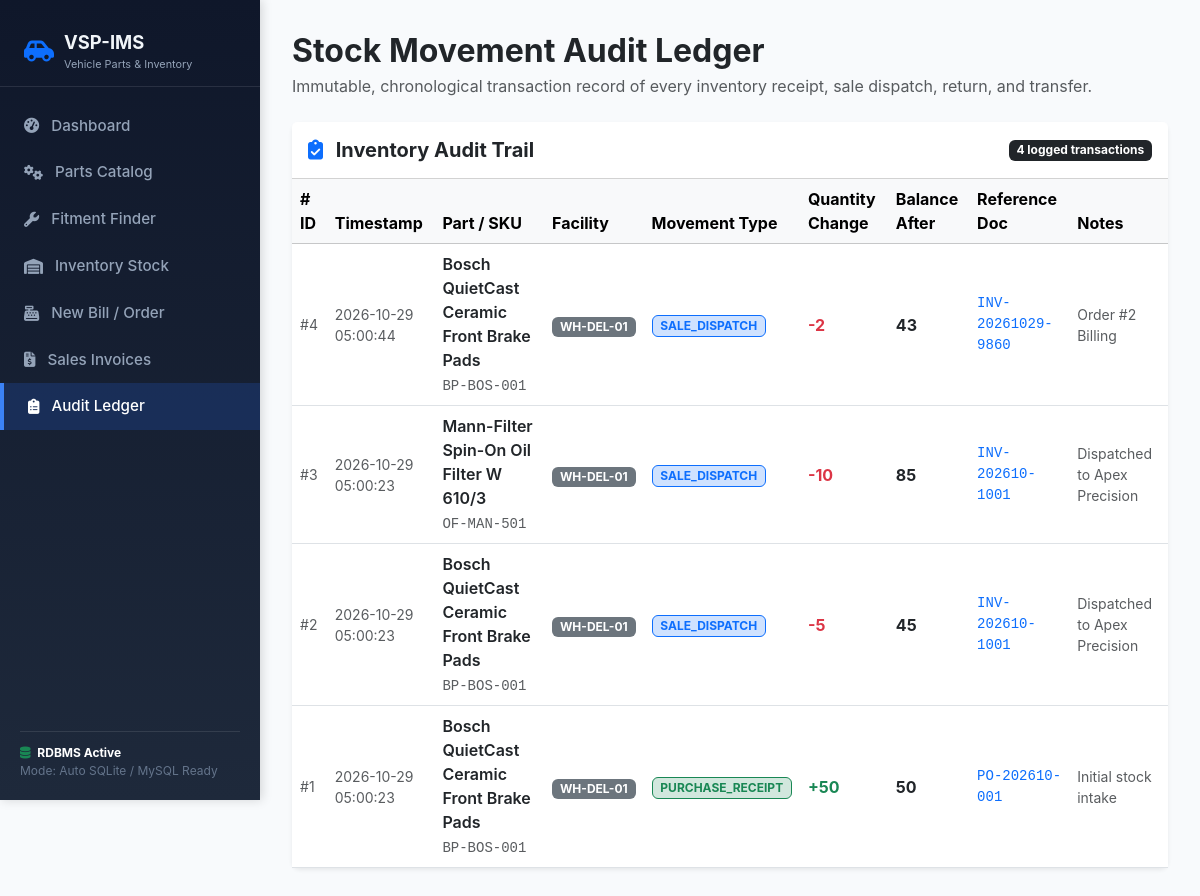
Screenshot of /audit with the database file from the repository.
### tables this page shows
CREATE TABLE stock_movements (
        movement_id INTEGER PRIMARY KEY AUTOINCREMENT,
        part_id INTEGER NOT NULL,
        warehouse_id INTEGER NOT NULL,
        movement_type TEXT NOT NULL,
        quantity_changed INTEGER NOT NULL,
        balance_after_movement INTEGER NOT NULL,
        reference_id TEXT,
        notes TEXT,
        created_at TIMESTAMP DEFAULT CURRENT_TIMESTAMP,
        FOREIGN KEY (part_id) REFERENCES parts(part_id),
        FOREIGN KEY (warehouse_id) REFERENCES warehouses(warehouse_id)
    );

CREATE TABLE parts (
        part_id INTEGER PRIMARY KEY AUTOINCREMENT,
        part_number TEXT NOT NULL UNIQUE,
        part_name TEXT NOT NULL,
        category_id INTEGER NOT NULL,
        brand_id INTEGER NOT NULL,
        description TEXT,
        unit_of_measure TEXT DEFAULT 'PIECE',
        cost_price REAL NOT NULL CHECK (cost_price >= 0),
        selling_price REAL NOT NULL CHECK (selling_price >= cost_price),
        min_stock_level INTEGER NOT NULL DEFAULT 5,
        max_stock_level INTEGER NOT NULL DEFAULT 100,
        warranty_months INTEGER DEFAULT 12,
        is_active BOOLEAN DEFAULT 1,
        created_at TIMESTAMP DEFAULT CURRENT_TIMESTAMP,
        FOREIGN KEY (category_id) REFERENCES categories(category_id),
        FOREIGN KEY (brand_id) REFERENCES brands(brand_id)
    );

CREATE TABLE warehouses (
        warehouse_id INTEGER PRIMARY KEY AUTOINCREMENT,
        warehouse_code TEXT NOT NULL UNIQUE,
        warehouse_name TEXT NOT NULL,
        contact_phone TEXT,
        contact_email TEXT,
        city TEXT NOT NULL,
        state TEXT,
        country TEXT DEFAULT 'India',
        address_line TEXT,
        is_active BOOLEAN DEFAULT 1,
        created_at TIMESTAMP DEFAULT CURRENT_TIMESTAMP
    );

### app.py (the view)
@app.route('/audit')
def audit_ledger():
    conn = database.get_connection()
    cursor = conn.cursor()
    cursor.execute("""
        SELECT
            sm.movement_id, sm.created_at, p.part_number, p.part_name,
            w.warehouse_code, sm.movement_type, sm.quantity_changed,
            sm.balance_after_movement, sm.reference_id, sm.notes
        FROM stock_movements sm
        JOIN parts p ON sm.part_id = p.part_id
        JOIN warehouses w ON sm.warehouse_id = w.warehouse_id
        ORDER BY sm.movement_id DESC
        LIMIT 100
    """)
    movements = cursor.fetchall()
    conn.close()
    return render_template('audit.html', movements=movements)

### database.py (called while the page is built)
def get_connection():
    conn = sqlite3.connect(DB_FILE)
    conn.row_factory = sqlite3.Row
    conn.execute("PRAGMA foreign_keys = ON;")
    return conn

### templates/audit.html (shortened to what this page needs)
{% extends 'base.html' %}
{% block content %}
<div class="mb-4">
    <h2 class="fw-bold mb-1">Stock Movement Audit Ledger</h2>
    <p class="text-muted mb-0">Immutable, chronological transaction record of every inventory receipt, sale dispatch, return, and transfer.</p>
</div>
<div class="card border-0 shadow-sm rounded-3">
    <div class="card-header bg-white py-3 d-flex justify-content-between align-items-center">
        <h5 class="fw-bold mb-0 text-dark">
            <i class="fa-solid fa-clipboard-check text-primary me-2"></i> Inventory Audit Trail
        </h5>
        <span class="badge bg-dark">{{ movements|length }} logged transactions</span>
    </div>
    <div class="card-body p-0">
        <div class="table-responsive">
            <table class="table table-hover align-middle mb-0">
                <thead class="table-light">
                    <tr>
                        <th># ID</th>
                        <th>Timestamp</th>
                        <th>Part / SKU</th>
                        <th>Facility</th>
                        <th>Movement Type</th>
                        <th>Quantity Change</th>
                        <th>Balance After</th>
                        <th>Reference Doc</th>
                        <th>Notes</th>
                    </tr>
                </thead>
                <tbody>
                    {% for m in movements %}
                    <tr>
                        <td class="text-muted small">#{{ m.movement_id }}</td>
                        <td class="small text-muted">{{ m.created_at }}</td>
                        <td>
                            <div class="fw-semibold text-dark">{{ m.part_name }}</div>
                            <small class="font-monospace text-muted">{{ m.part_number }}</small>
                        </td>
                        <td><span class="badge bg-secondary">{{ m.warehouse_code }}</span></td>
                        <td>
                            {% if 'RECEIPT' in m.movement_type %}
                            <span class="badge bg-success-subtle text-success border border-success">{{ m.movement_type }}</span>
                            {% elif 'DISPATCH' in m.movement_type %}
                            <span class="badge bg-primary-subtle text-primary border border-primary">{{ m.movement_type }}</span>
                            {% elif 'TRANSFER' in m.movement_type %}
                            <span class="badge bg-warning-subtle text-warning border border-warning">{{ m.movement_type }}</span>
                            {% else %}
                            <span class="badge bg-light text-dark border">{{ m.movement_type }}</span>
                            {% endif %}
                        </td>
                        <td>
                            {% if m.quantity_changed > 0 %}
                            <span class="fw-bold text-success">+{{ m.quantity_changed }}</span>
                            {% else %}
                            <span class="fw-bold text-danger">{{ m.quantity_changed }}</span>
                            {% endif %}
                        </td>
                        <td class="fw-bold text-dark">{{ m.balance_after_movement }}</td>
                        <td class="font-monospace small text-primary">{{ m.reference_id or '-' }}</td>
                        <td class="small text-muted">{{ m.notes or '-' }}</td>
                    </tr>
                    {% else %}
                    <tr>
                        <td colspan="9" class="text-center py-5 text-muted">No stock movements recorded.</td>
                    </tr>
                    {% endfor %}
                </tbody>
            </table>
        </div>
    </div>
</div>
{% endblock %}

### templates/base.html (style rules this page uses)
:root { --sidebar-width: 260px; --primary-color: #0f172a; --accent-color: #2563eb; --accent-hover: #1d4ed8; --bg-light: #f8fafc; }
body { background-color: var(--bg-light); font-family: -apple-system, BlinkMacSystemFont, "Segoe UI", Roboto, "Helvetica Neue", Arial, sans-serif; overflow-x: hidden; }

### rows the page displays
stock_movements: movement_id "4", created_at "2026-10-29 05:00:44", part_name "Bosch QuietCast Ceramic Front Brake Pads", part_number "BP-BOS-001", warehouse_code "WH-DEL-01", movement_type "SALE_DISPATCH", quantity_changed "-2", balance_after_movement "43", reference "INV-20261029-9860", notes "Order #2 Billing"
stock_movements: movement_id "3", created_at "2026-10-29 05:00:23", part_name "Mann-Filter Spin-On Oil Filter W 610/3", part_number "OF-MAN-501", warehouse_code "WH-DEL-01", movement_type "SALE_DISPATCH", quantity_changed "-10", balance_after_movement "85", reference "INV-202610-1001", notes "Dispatched to Apex Precision"
stock_movements: movement_id "2", created_at "2026-10-29 05:00:23", part_name "Bosch QuietCast Ceramic Front Brake Pads", part_number "BP-BOS-001", warehouse_code "WH-DEL-01", movement_type "SALE_DISPATCH", quantity_changed "-5", balance_after_movement "45", reference "INV-202610-1001", notes "Dispatched to Apex Precision"
stock_movements: movement_id "1", created_at "2026-10-29 05:00:23", part_name "Bosch QuietCast Ceramic Front Brake Pads", part_number "BP-BOS-001", warehouse_code "WH-DEL-01", movement_type "PURCHASE_RECEIPT", quantity_changed "50", balance_after_movement "50", reference "PO-202610-001", notes "Initial stock intake"

### other values shown
{{ movements|length }} "4"
